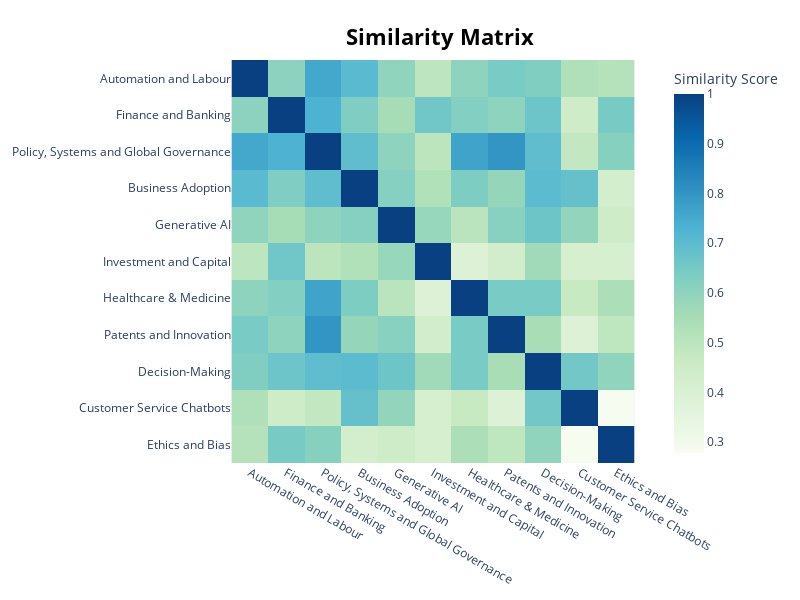

Write notebook code for a chart like this one.
### Code cell
fig = topic_model.visualize_heatmap(topics = [0, 1, 2, 3, 4, 5, 6, 7, 8, 9, 10], custom_labels = True, width = 800, height = 600)
fig.show()
fig.write_image("images/wp_similarity_matrix.pdf")

### Figure 1 — Plotly figure (JSON) as saved in the notebook; plotly's stock layout.template omitted (floating-point values rounded to 4 significant figures)
{"data": [{"coloraxis": "coloraxis", "hovertemplate": "x: %{x}<br>y: %{y}<br>Similarity Score: %{z}<extra></extra>", "name": "0", "type": "heatmap", "x": ["Automation and Labour", "Finance and Banking", "Policy, Systems and Global Governance", "Business Adoption", "Generative AI", "Investment and Capital", "Healthcare & Medicine", "Patents and Innovation", "Decision-Making", "Customer Service Chatbots", "Ethics and Bias"], "xaxis": "x", "y": ["Automation and Labour", "Finance and Banking", "Policy, Systems and Global Governance", "Business Adoption", "Generative AI", "Investment and Capital", "Healthcare & Medicine", "Patents and Innovation", "Decision-Making", "Customer Service Chatbots", "Ethics and Bias"], "yaxis": "y", "z": [[1.0, 0.6054, 0.7552, 0.7054, 0.5961, 0.4951, 0.6013, 0.6426, 0.6297, 0.528, 0.5155], [0.6054, 1.0, 0.7305, 0.6318, 0.5533, 0.66, 0.6227, 0.6002, 0.6679, 0.4431, 0.6453], [0.7552, 0.7305, 1.0, 0.6923, 0.6032, 0.4996, 0.766, 0.7987, 0.6937, 0.4805, 0.6176], [0.7054, 0.6318, 0.6923, 1.0, 0.6186, 0.5256, 0.6353, 0.5866, 0.7004, 0.6823, 0.4295], [0.5961, 0.5533, 0.6032, 0.6186, 1.0, 0.5823, 0.5054, 0.6129, 0.6644, 0.5929, 0.4482], [0.4951, 0.66, 0.4996, 0.5256, 0.5823, 1.0, 0.3872, 0.4329, 0.5653, 0.4163, 0.4183], [0.6013, 0.6227, 0.766, 0.6353, 0.5054, 0.3872, 1.0, 0.643, 0.6421, 0.4679, 0.5393], [0.6426, 0.6002, 0.7987, 0.5866, 0.6129, 0.4329, 0.643, 1.0, 0.5494, 0.3884, 0.4929], [0.6297, 0.6679, 0.6937, 0.7004, 0.6644, 0.5653, 0.6421, 0.5494, 1.0, 0.6553, 0.5978], [0.528, 0.4431, 0.4805, 0.6823, 0.5929, 0.4163, 0.4679, 0.3884, 0.6553, 1.0, 0.2781], [0.5155, 0.6453, 0.6176, 0.4295, 0.4482, 0.4183, 0.5393, 0.4929, 0.5978, 0.2781, 1.0]]}], "layout": {"coloraxis": {"colorbar": {"title": {"text": "Similarity Score"}}, "colorscale": [[0, "rgb(247,252,240)"], [0.125, "rgb(224,243,219)"], [0.25, "rgb(204,235,197)"], [0.375, "rgb(168,221,181)"], [0.5, "rgb(123,204,196)"], [0.625, "rgb(78,179,211)"], [0.75, "rgb(43,140,190)"], [0.875, "rgb(8,104,172)"], [1, "rgb(8,64,129)"]]}, "height": 600, "hoverlabel": {"bgcolor": "white", "font": {"family": "Rockwell", "size": 16}}, "legend": {"title": {"text": "Trend"}}, "margin": {"t": 60}, "showlegend": true, "title": {"font": {"color": "Black", "size": 22}, "text": "<b>Similarity Matrix</b>", "x": 0.55, "xanchor": "center", "y": 0.95, "yanchor": "top"}, "width": 800, "xaxis": {"anchor": "y", "constrain": "domain", "domain": [0, 1], "scaleanchor": "y"}, "yaxis": {"anchor": "x", "autorange": "reversed", "constrain": "domain", "domain": [0, 1]}}}
